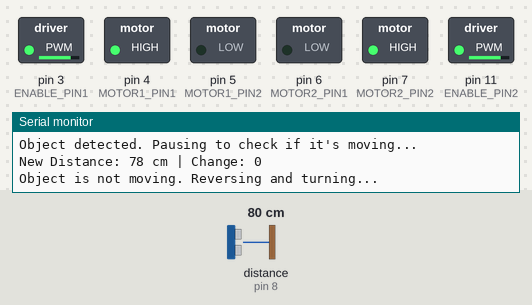
Simulated run of this sketch. Board: Arduino Uno, built with avr-gcc and run on an emulated ATmega328P. Shown: switched loads named in the sketch (green lamp = pin HIGH), the last lines printed to the serial monitor. Wiring (inferred from the names in the program): ultrasonic range finder: trigger pin 2; echo pin 8. Dashed ring = blinking. The inputs (shaded band) are chosen by the test bench; at power-on: distance to the obstacle (sensor on pin 8) 80 cm. The echo pulse lasts 58.3 µs per cm; pins used as bus, display or sensor lines are not drawn.

Above: at 1.8 s.
1.9 s: distance to the obstacle (sensor on pin 8) set to 85 cm
At 3.3 s:
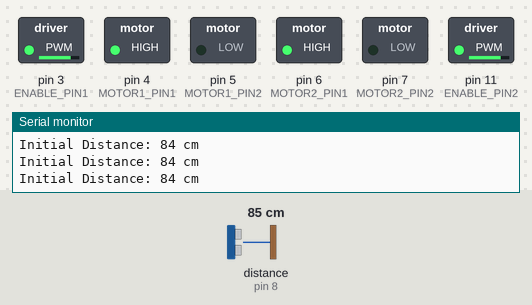
4.0 s: distance to the obstacle (sensor on pin 8) set to 2 cm
At 7.5 s:
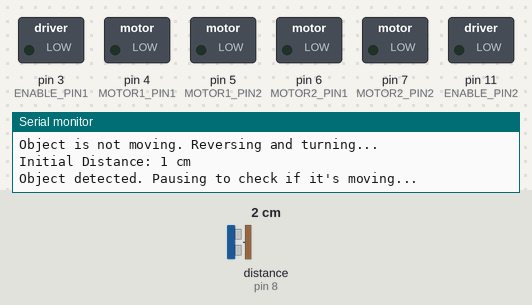
8.6 s: distance to the obstacle (sensor on pin 8) set to 250 cm
At 9.15 s:
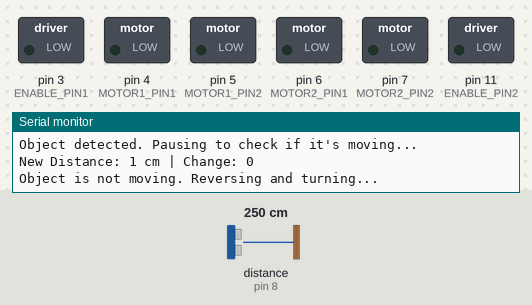
10.7 s: distance to the obstacle (sensor on pin 8) set to 4 cm
At 12.3 s:
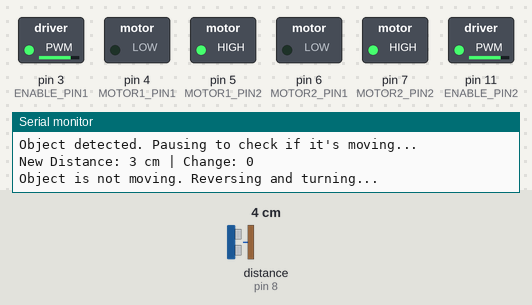
Timing chart, 0 to 16.3 s (numbered marks = the images above; inputs shaded):
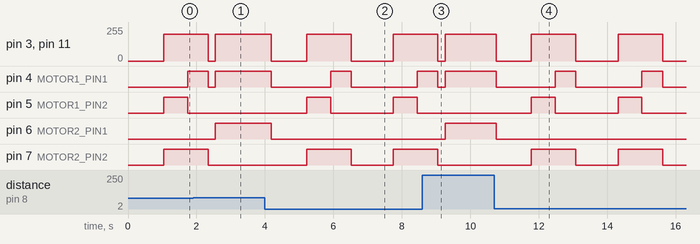

The sketch:

wheels.ino
```cpp
// --------------------- Pin Definitions ---------------------

// Motor Control Pins
#define MOTOR1_PIN1    4
#define MOTOR1_PIN2    5
#define MOTOR2_PIN1    6
#define MOTOR2_PIN2    7

// Motor Enable Pins (PWM)
#define ENABLE_PIN1    3   // Left Motor
#define ENABLE_PIN2    11  // Right Motor

// Ultrasonic Sensor Pins
#define TRIG_PIN       2
#define ECHO_PIN      8

// --------------------- Constants ---------------------

#define STOP_THRESHOLD   80   // Stop if object is within 80 cm
#define STILL_THRESHOLD  5    // Max change in cm to consider object stationary
#define CHECK_DELAY      1000 // Time to wait before second distance check (ms)

#define MOTOR_SPEED      200  // PWM speed (0–255)

void setup() {
  // Set motor control pins as OUTPUT
  pinMode(MOTOR1_PIN1, OUTPUT);
  pinMode(MOTOR1_PIN2, OUTPUT);
  pinMode(MOTOR2_PIN1, OUTPUT);
  pinMode(MOTOR2_PIN2, OUTPUT);
  pinMode(ENABLE_PIN1, OUTPUT);
  pinMode(ENABLE_PIN2, OUTPUT);

  // Set ultrasonic sensor pins
  pinMode(TRIG_PIN, OUTPUT);
  pinMode(ECHO_PIN, INPUT);

  Serial.begin(9600);

  // Set initial motor speed
  setSpeed(MOTOR_SPEED);
}

void loop() {
  long initialDistance = getDistance();

  Serial.print("Initial Distance: ");
  Serial.print(initialDistance);
  Serial.println(" cm");

  if (initialDistance > 0 && initialDistance < STOP_THRESHOLD) {
    stopMotors();
    Serial.println("Object detected. Pausing to check if it's moving...");
    delay(CHECK_DELAY);

    long newDistance = getDistance();
    long change = abs(newDistance - initialDistance);

    Serial.print("New Distance: ");
    Serial.print(newDistance);
    Serial.print(" cm | Change: ");
    Serial.println(change);

    if (change <= STILL_THRESHOLD) {
      Serial.println("Object is not moving. Reversing and turning...");
      reverseAndTurn();
    } else {
      Serial.println("Object is moving. Staying stopped...");
      // Stay stopped
    }
  } else {
    moveForward();
  }

  delay(200);
}

// -------- Movement Functions --------

void setSpeed(int speed) {
  analogWrite(ENABLE_PIN1, speed);
  analogWrite(ENABLE_PIN2, speed);
}

void moveForward() {
  setSpeed(MOTOR_SPEED);
  digitalWrite(MOTOR1_PIN1, HIGH);
  digitalWrite(MOTOR1_PIN2, LOW);
  digitalWrite(MOTOR2_PIN1, HIGH);
  digitalWrite(MOTOR2_PIN2, LOW);
}

void reverseAndTurn() {
  // Reverse
  setSpeed(MOTOR_SPEED);
  digitalWrite(MOTOR1_PIN1, LOW);
  digitalWrite(MOTOR1_PIN2, HIGH);
  digitalWrite(MOTOR2_PIN1, LOW);
  digitalWrite(MOTOR2_PIN2, HIGH);
  delay(700);

  // Turn Right
  digitalWrite(MOTOR1_PIN1, HIGH);
  digitalWrite(MOTOR1_PIN2, LOW);
  digitalWrite(MOTOR2_PIN1, LOW);
  digitalWrite(MOTOR2_PIN2, HIGH);
  delay(600);

  stopMotors();
}

void stopMotors() {
  digitalWrite(MOTOR1_PIN1, LOW);
  digitalWrite(MOTOR1_PIN2, LOW);
  digitalWrite(MOTOR2_PIN1, LOW);
  digitalWrite(MOTOR2_PIN2, LOW);
  setSpeed(0);  // Optionally set PWM speed to 0
}

// -------- Ultrasonic Sensor Function --------

long getDistance() {
  digitalWrite(TRIG_PIN, LOW);
  delayMicroseconds(2);
  digitalWrite(TRIG_PIN, HIGH);
  delayMicroseconds(10);
  digitalWrite(TRIG_PIN, LOW);

  long duration = pulseIn(ECHO_PIN, HIGH, 30000); // 30ms timeout
  if (duration == 0) return -1;

  long distance = duration * 0.034 / 2;
  return distance;
}
```

Measured:
- the behaviour switches between 81 and 82 cm on distance to the obstacle (sensor on pin 8) (found by bisection; images 0 and 1)
- after the input at 1.9 s, pin 5 (MOTOR1_PIN2): stays LOW (without the input it goes to HIGH after 1.7 s); pin 6 (MOTOR2_PIN1): LOW → HIGH after 0.65 s; pin 7 (MOTOR2_PIN2): goes on until 2.3 s, then stays LOW
- after the input at 4.0 s, pin 3 (ENABLE_PIN1): 200/255 → 0/255 after 0.19 s, → 200/255 1.0 s later, → 0/255 1.3 s later, → 200/255 1.2 s later; pin 4 (MOTOR1_PIN1): alternates HIGH for 0.60 s and LOW for 1.8 s, starting after 0.19 s
- after the input at 8.6 s, pin 5 (MOTOR1_PIN2): stays LOW (without the input it goes to HIGH after 1.7 s); pin 6 (MOTOR2_PIN1): LOW → HIGH after 0.66 s; pin 7 (MOTOR2_PIN2): goes on until 9.0 s, then stays LOW
- after the input at 10.7 s, pin 3 (ENABLE_PIN1): goes 0/255 1.0 s, 200/255 1.3 s, 0/255 1.2 s, 200/255 1.3 s, then 0/255, starting after 0.06 s; pin 4 (MOTOR1_PIN1): alternates HIGH for 0.60 s and LOW for 1.8 s, starting after 0.06 s
